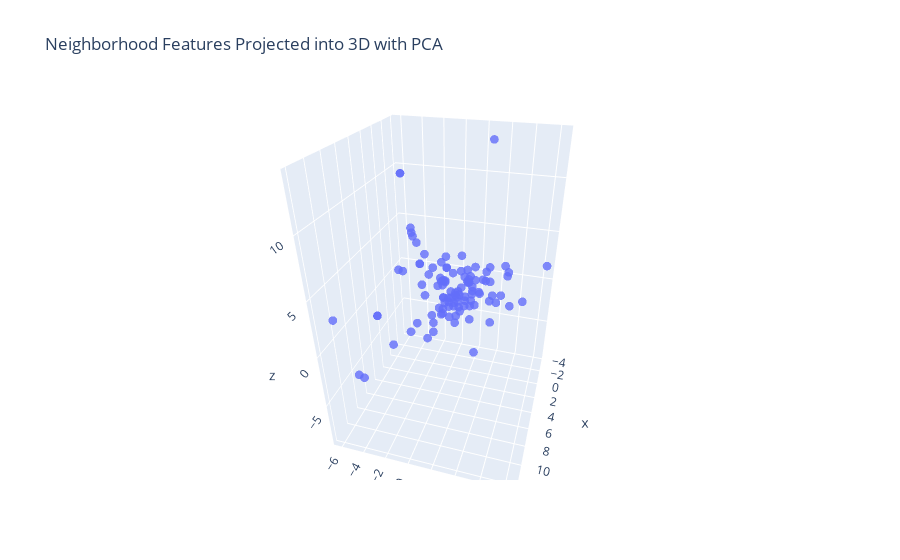

Source (notebook cell):
### Markdown cell above
We have a bit of a drop in variance after the first three components which means we we can plot the first three components and see a good amount of the overall variance.

### Code cell
pca_df=pd.DataFrame(principalComponents)
pca_df.insert(loc=0,column='Neighborhood',value=neigh_df['Neighborhood']+', '+neigh_df['City']+', '+neigh_df['State'])

fig = go.Figure()
fig.add_trace(go.Scatter3d(x=pca_df[0],y=pca_df[1],z=pca_df[2],
                            hovertemplate=pca_df['Neighborhood'],
                            mode='markers',
                            opacity=0.8,
                            marker_size=3))
fig.update_layout(title='Neighborhood Features Projected into 3D with PCA')

fig.show()

### Figure 1 — Plotly figure (JSON) as saved in the notebook; plotly's stock layout.template omitted (floating-point values rounded to 4 significant figures)
{"data": [{"hovertemplate": ["Adams Morgan, Washington, DC", "Aragona Village, Virginia Beach, VA", "Arts District, Richmond, VA", "Bayside, Virginia Beach, VA", "Bellevue, Richmond, VA", "Brier Creek, Raleigh, NC", "Bromo Arts District, Baltimore, MD", "Brooklyn, Charlotte, NC", "Cameron Village, Raleigh, NC", "Canton, Baltimore, MD", "Capitol District, Raleigh, NC", "Capitol Heights, Raleigh, NC", "Capitol Hill, Washington, DC", "Carytown, Richmond, VA", "Cathedral Hill, Baltimore, MD", "Charles Center, Baltimore, MD", "Cherry, Charlotte, NC", "Chinatown, Washington, DC", "Church Hill, Richmond, VA", "City Center, Richmond, VA", "Cottage Road Park, Norfolk, VA", "Crabtree Valley, Raleigh, NC", "Croatan Beach, Virginia Beach, VA", "Depot District, Raleigh, NC", "Dilworth, Charlotte, NC", "Downtown, Baltimore, MD", "Downtown, Washington, DC", "Downtown Norfolk, Norfolk, VA", "Dupont Circle, Washington, DC", "Elizabeth, Charlotte, NC", "Fayetteville Street, Raleigh, NC", "Federal Hill, Baltimore, MD", "Federal Triangle, Washington, DC", "Fells Point, Baltimore, MD", "Four by Four, Baltimore, MD", "Freemason District, Norfolk, VA", "Georgetown, Washington, DC", "Glenwood South, Raleigh, NC", "Glenwood-Brooklyn, Raleigh, NC", "Green Run, Virginia Beach, VA", "Harbor East, Baltimore, MD", "Hi-Mount, Raleigh, NC", "Highland Park, Norfolk, VA", "Hilton, Baltimore, MD", "Inner Harbor, Baltimore, MD", "Ivy City, Washington, DC", "Jackson Ward, Richmond, VA", "Kalorama, Washington, DC", "Kempsville, Virginia Beach, VA", "Leesville, Raleigh, NC", "Little Italy, Baltimore, MD", "London Bridge, Virginia Beach, VA", "Lynnhaven, Virginia Beach, VA", "Madison Park, Charlotte, Charlotte, NC", "Maiden Lane, Raleigh, NC", "Midtown-Belvedere, Baltimore, MD", "Moore Square, Raleigh, NC", "Mount Vernon, Baltimore, MD", "Mount Vernon Square, Washington, DC", "Mount Vernon Triangle, Washington, DC", "Navy Yard, Washington, DC", "Newtown, Virginia Beach, VA", "Newtowne West, Richmond, VA", "NoDa, Charlotte, NC", "North Hills, Raleigh, NC", "North Ridge Country Club, Raleigh, NC", "Observatory Circle, Washington, DC", "Ocean Park, Virginia Beach, VA", "Old Goucher, Baltimore, MD", "Old North Charlotte, Charlotte, NC", "Olde Raleigh, Raleigh, NC", "Pembroke Manor, Virginia Beach, VA", "Penn Quarter, Washington, DC", "Preston Gardens, Baltimore, MD", "Red Mill Commons, Virginia Beach, VA", "Remington, Baltimore, MD", "Riverview, Norfolk, VA", "Rose Hill, Charlottesville, VA", "Scott's Addition, Richmond, VA", "Sedgefield, Charlotte, NC", "Sheridan Kalorama, Washington, DC", "Shockoe Bottom, Richmond, VA", "Shockoe Slip, Richmond, VA", "South Balto.Imp.Comm./West Federal Hill, Baltimore, MD", "South End, Charlotte, NC", "SouthPark, Charlotte, NC", "Southwest Federal Center, Washington, DC", "Starr Hill, Charlottesville, VA", "Station North, Baltimore, MD", "Station North Arts and Entertainment District, Baltimore, MD", "Stoney Point, Richmond, VA", "Thalia, Virginia Beach, VA", "Three Corners, Richmond, VA", "Tidewater Park, Norfolk, VA", "Tobacco Row, Richmond, VA", "U Street Corridor, Washington, DC", "Uptown Charlotte, Charlotte, NC", "Wards Corner Business District, Norfolk, VA", "Warehouse District, Raleigh, NC", "West End, Washington, DC", "West Freemason, Norfolk, VA", "West Raleigh Historic District, Raleigh, NC", "Westhampton, Richmond, VA", "Wilder's Grove, Raleigh, NC", "Willow Lawn, Richmond, VA", "Wyman Park, Baltimore, MD"], "marker": {"size": 3}, "mode": "markers", "opacity": 0.8, "type": "scatter3d", "x": [-1.404, -0.8882, -2.728, 1.387, -1.269, 5.057, -1.981, -0.6035, 3.374, -1.132, -3.836, -4.002, -1.347, 2.776, -1.396, -1.297, 1.587, -2.821, -1.869, -2.902, 4.893, 11.27, -2.131, -1.435, -0.8462, -2.417, -1.19, 6.957, 0.531, -1.104, -3.74, -1.85, -1.727, -2.306, 2.934, 1.797, -1.369, -1.046, -0.06909, -0.4832, 2.209, -1.096, -1.376, -2.075, 3.301, -0.148, -2.888, 0.1312, -0.7678, 1.047, 1.554, 0.6204, 0.9446, -0.4233, -1.422, -1.784, -3.682, -1.087, -1.082, -2.053, -0.2432, -0.1979, -1.124, -2.392, 4.389, 2.773, -0.8218, -1.434, -3.381, -2.392, 1.383, 8.75, -2.285, -2.499, 4.659, -1.779, -0.4337, -1.805, -2.424, -0.436, 0.1312, -1.893, -1.645, -1.742, -0.7027, 7.973, -1.772, -2.192, -1.775, -1.775, 11.97, 4.905, -1.228, 10.39, -1.876, -2.421, -0.785, 6.957, -1.435, -0.9878, -2.524, -3.343, 1.971, 0.4407, 3.297, 0.4581], "y": [-2.264, 1.807, -1.852, 5.143, 1.208, 1.296, -0.4065, -1.429, 2.622, -0.3473, -5.165, -5.344, 0.2793, 0.7681, 0.5549, 0.2469, 1.714, -3.97, 0.2902, -1.674, 7.187, -4.158, 1.846, -0.8837, 2.056, 2.111, -1.036, -4.316, -0.6809, 0.6886, -3.922, 1.358, -0.04423, -1.811, -0.8521, -4.435, 2.703, -0.9242, 8.455, 5.109, -1.08, 1.409, 3.653, -0.2465, -2.924, 0.1894, -3.225, -0.754, 3.421, 3.838, -1.451, 3.396, 5.67, 0.2788, -1.811, 0.8204, -5.277, 1.257, -0.5732, -0.8697, -0.9567, 4.661, 3.174, -3.964, -1.835, 2.643, 1.71, 3.534, -1.549, -3.964, 3.515, 0.6724, -5.776, 2.172, 1.555, 1.878, 3.568, 1.262, 1.228, 4.207, -0.754, -0.1117, 0.8827, 0.4886, -0.8014, -2.59, 0.8056, -1.54, -5.249, -5.249, -3.315, 3.383, 0.2023, -6.321, 1.145, -1.727, -2.929, -4.316, -0.8837, -1.333, -1.036, -4.583, 1.36, 5.321, 1.627, 2.139], "z": [1.145, -0.04919, -1.057, 3.9, 0.2493, 0.4083, 0.5378, -2.824, -0.7144, -1.762, 2.972, 3.29, -1.047, 1.455, 1.216, -2.177, 0.372, -1.851, -1.73, -0.9747, 2.884, -2.013, -8.856, 1.341, 2.172, -1.454, -2.517, 0.6715, -2.074, 2.996, 1.217, -2.868, -4.248, -0.4207, -3.102, 2.26, 0.6496, -0.04101, 3.655, 1.883, -2.625, 0.6063, -0.9612, -5.371, -3.265, -1.649, -0.5659, -1.037, 2.386, 1.958, -2.276, 2.658, -0.308, -0.6458, -0.822, 0.4158, 3.936, 1.61, -2.815, -2.901, -3.149, -0.05883, 13.57, 0.7983, -1.314, 1.497, -1.537, -4.139, 1.464, 0.7983, 2.184, 0.7735, -0.2506, -1.665, 1.267, 0.2293, -1.015, -0.127, 0.2029, -1.08, -1.037, -1.89, -2.18, -0.8135, 0.3178, -1.171, -2.928, -1.139, 9.947, 9.947, -1.483, 1.877, -1.663, 2.118, -0.2343, 1.297, -1.74, 0.6715, 1.341, -3.83, -2.754, 2.594, -1.025, 2.813, 0.3139, 0.3779]}], "layout": {"autosize": true, "scene": {"aspectmode": "auto", "aspectratio": {"x": 0.9166, "y": 0.8478, "z": 1.287}, "camera": {"center": {"x": 0, "y": 0, "z": 0}, "eye": {"x": 1.685, "y": 0.4991, "z": 1.074}, "projection": {"type": "perspective"}, "up": {"x": 0.00104, "y": -0.001039, "z": 1.0}}}, "title": {"text": "Neighborhood Features Projected into 3D with PCA"}}}
